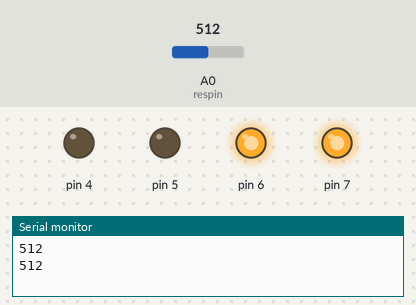
This sketch was run on a simulated Arduino Uno, built with avr-gcc and run on an emulated ATmega328P. Shown: output pins drawn as LEDs (lit = HIGH), the last lines printed to the serial monitor. Inputs (shaded band) come from the test bench; at power-on: A0 (respin) = 512.

Above: at 1.8 s.
1.9 s: A0 (respin) set to 369
3.4 s: A0 (respin) set to 338
At 4.7 s:
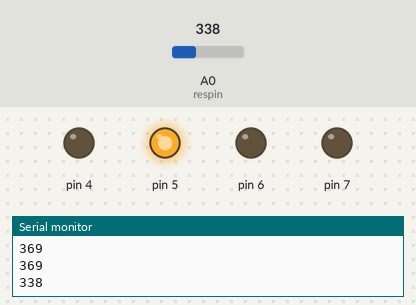
5.5 s: A0 (respin) set to 313
7.2 s: A0 (respin) set to 282
At 9.0 s:
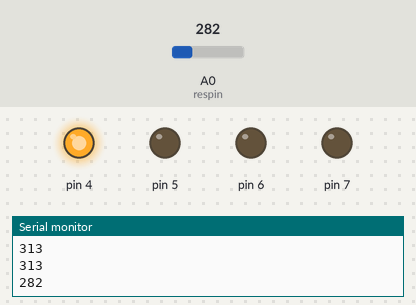
9.5 s: A0 (respin) set to 218
11.2 s: A0 (respin) set to 183
At 13.3 s:
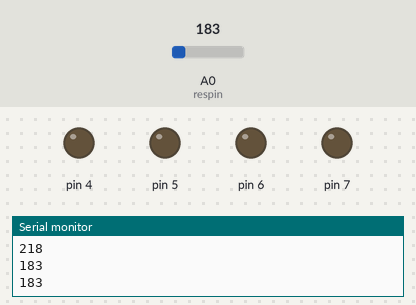
Timing chart, 0 to 14.5 s (numbered marks = the images above; inputs shaded):
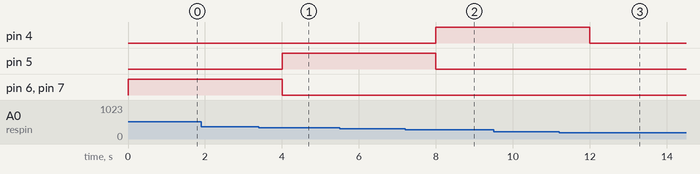

The sketch:

WATER_LEVEL_DETECTOR.ino
```cpp
int resval = 0;  // holds the value
int respin = A0; // sensor pin used

void setup() {

  // start the serial console
  Serial.begin(9600);
  pinMode(4, OUTPUT);
  pinMode(5, OUTPUT);
  pinMode(6, OUTPUT);
  pinMode(7, OUTPUT);
}

void loop() {

  resval = analogRead(respin); //Read data from analog pin and store it to resval variable
  Serial.println(resval);
 if (resval <= 200) {
    digitalWrite(4, LOW);
    digitalWrite(5, LOW);
    digitalWrite(6, LOW);
    digitalWrite(7, LOW);
  } else if (resval > 200 && resval <= 300) {
    digitalWrite(4, HIGH);
    digitalWrite(5, LOW);
    digitalWrite(6, LOW);
    digitalWrite(7, LOW);
  } else if (resval > 300 && resval <= 350) {
    digitalWrite(4, LOW);
    digitalWrite(5, HIGH);
    digitalWrite(6, LOW);
    digitalWrite(7, LOW);
  } else if (resval > 350) {
    digitalWrite(4, LOW);
    digitalWrite(5, LOW);
    digitalWrite(6, HIGH);
    digitalWrite(7, HIGH);
  }
  delay(1000);
}
```

Measured:
- the behaviour switches between 351 and 350 on A0 (respin) (found by bisection; images 0 and 1)
- the behaviour switches between 301 and 300 on A0 (respin) (found by bisection; images 1 and 2)
- the behaviour switches between 201 and 200 on A0 (respin) (found by bisection; images 2 and 3)
- after the input at 3.4 s, pin 5: LOW → HIGH after 0.60 s; pin 6, pin 7: HIGH → LOW after 0.60 s
- after the input at 7.2 s, pin 4: LOW → HIGH after 0.80 s; pin 5: HIGH → LOW after 0.80 s
- after the input at 11.2 s, pin 4: HIGH → LOW after 0.80 s
